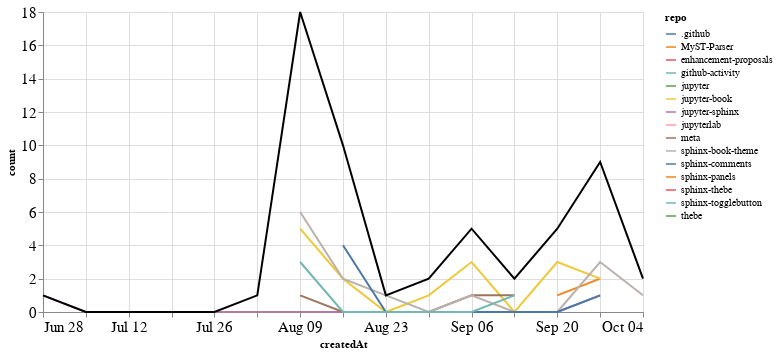

Notebook code cell kept with this figure:
### Markdown cell above
## PRs

### Code cell
prs_time = prs.groupby('repo').resample('W', on='createdAt').count()['author'].reset_index()
prs_time = prs_time.rename(columns={'author': 'count'})
prs_time_total = prs_time.groupby('createdAt').agg({"count": "sum"}).reset_index()

ch1 = alt.Chart(prs_time, width=600).mark_line().encode(
    x='createdAt',
    y='count',
    color='repo',
    tooltip="repo"
)

ch2 = alt.Chart(prs_time_total, width=600).mark_line(color="black").encode(
    x='createdAt',
    y='count',
)

ch1 + ch2

### Figure 1 — Vega-Lite specification as saved in the notebook (floating-point values rounded to 4 significant figures)
{"config": {"axisLeft": {"labelFontSize": 15}, "axisBottom": {"labelFontSize": 15}}, "layer": [{"data": {"name": "data-57e3ca50f293d3d767d31ce2e1f435aa"}, "mark": "line", "encoding": {"color": {"type": "nominal", "field": "repo"}, "tooltip": {"type": "nominal", "field": "repo"}, "x": {"type": "temporal", "field": "createdAt"}, "y": {"type": "quantitative", "field": "count"}}, "width": 600}, {"data": {"name": "data-703f4a7569eaa25eedef2bd6b381b674"}, "mark": {"type": "line", "color": "black"}, "encoding": {"x": {"type": "temporal", "field": "createdAt"}, "y": {"type": "quantitative", "field": "count"}}, "width": 600}], "$schema": "https://vega.github.io/schema/vega-lite/v4.8.1.json", "datasets": {"data-57e3ca50f293d3d767d31ce2e1f435aa": [{"repo": ".github", "createdAt": "2020-08-02T00:00:00", "count": 1}, {"repo": "MyST-Parser", "createdAt": "2020-09-20T00:00:00", "count": 1}, {"repo": "MyST-Parser", "createdAt": "2020-09-27T00:00:00", "count": 2}, {"repo": "enhancement-proposals", "createdAt": "2020-08-30T00:00:00", "count": 1}, {"repo": "github-activity", "createdAt": "2020-08-09T00:00:00", "count": 2}, {"repo": "jupyter", "createdAt": "2020-09-20T00:00:00", "count": 1}, {"repo": "jupyter-book", "createdAt": "2020-08-09T00:00:00", "count": 5}, {"repo": "jupyter-book", "createdAt": "2020-08-16T00:00:00", "count": 2}, {"repo": "jupyter-book", "createdAt": "2020-08-23T00:00:00", "count": 0}, {"repo": "jupyter-book", "createdAt": "2020-08-30T00:00:00", "count": 1}, {"repo": "jupyter-book", "createdAt": "2020-09-06T00:00:00", "count": 3}, {"repo": "jupyter-book", "createdAt": "2020-09-13T00:00:00", "count": 0}, {"repo": "jupyter-book", "createdAt": "2020-09-20T00:00:00", "count": 3}, {"repo": "jupyter-book", "createdAt": "2020-09-27T00:00:00", "count": 2}, {"repo": "jupyter-sphinx", "createdAt": "2020-06-28T00:00:00", "count": 1}, {"repo": "jupyter-sphinx", "createdAt": "2020-07-05T00:00:00", "count": 0}, {"repo": "jupyter-sphinx", "createdAt": "2020-07-12T00:00:00", "count": 0}, {"repo": "jupyter-sphinx", "createdAt": "2020-07-19T00:00:00", "count": 0}, {"repo": "jupyter-sphinx", "createdAt": "2020-07-26T00:00:00", "count": 0}, {"repo": "jupyter-sphinx", "createdAt": "2020-08-02T00:00:00", "count": 0}, {"repo": "jupyter-sphinx", "createdAt": "2020-08-09T00:00:00", "count": 0}, {"repo": "jupyter-sphinx", "createdAt": "2020-08-16T00:00:00", "count": 0}, {"repo": "jupyter-sphinx", "createdAt": "2020-08-23T00:00:00", "count": 0}, {"repo": "jupyter-sphinx", "createdAt": "2020-08-30T00:00:00", "count": 0}, {"repo": "jupyter-sphinx", "createdAt": "2020-09-06T00:00:00", "count": 0}, {"repo": "jupyter-sphinx", "createdAt": "2020-09-13T00:00:00", "count": 0}, {"repo": "jupyter-sphinx", "createdAt": "2020-09-20T00:00:00", "count": 0}, {"repo": "jupyter-sphinx", "createdAt": "2020-09-27T00:00:00", "count": 1}, {"repo": "jupyterlab", "createdAt": "2020-08-09T00:00:00", "count": 1}, {"repo": "meta", "createdAt": "2020-08-09T00:00:00", "count": 1}, {"repo": "meta", "createdAt": "2020-08-16T00:00:00", "count": 0}, {"repo": "meta", "createdAt": "2020-08-23T00:00:00", "count": 0}, {"repo": "meta", "createdAt": "2020-08-30T00:00:00", "count": 0}, {"repo": "meta", "createdAt": "2020-09-06T00:00:00", "count": 1}, {"repo": "meta", "createdAt": "2020-09-13T00:00:00", "count": 1}, {"repo": "sphinx-book-theme", "createdAt": "2020-08-09T00:00:00", "count": 6}, {"repo": "sphinx-book-theme", "createdAt": "2020-08-16T00:00:00", "count": 2}, {"repo": "sphinx-book-theme", "createdAt": "2020-08-23T00:00:00", "count": 1}, {"repo": "sphinx-book-theme", "createdAt": "2020-08-30T00:00:00", "count": 0}, {"repo": "sphinx-book-theme", "createdAt": "2020-09-06T00:00:00", "count": 1}, {"repo": "sphinx-book-theme", "createdAt": "2020-09-13T00:00:00", "count": 0}, {"repo": "sphinx-book-theme", "createdAt": "2020-09-20T00:00:00", "count": 0}, {"repo": "sphinx-book-theme", "createdAt": "2020-09-27T00:00:00", "count": 3}, {"repo": "sphinx-book-theme", "createdAt": "2020-10-04T00:00:00", "count": 1}, {"repo": "sphinx-comments", "createdAt": "2020-08-16T00:00:00", "count": 4}, {"repo": "sphinx-comments", "createdAt": "2020-08-23T00:00:00", "count": 0}, {"repo": "sphinx-comments", "createdAt": "2020-08-30T00:00:00", "count": 0}, {"repo": "sphinx-comments", "createdAt": "2020-09-06T00:00:00", "count": 0}, {"repo": "sphinx-comments", "createdAt": "2020-09-13T00:00:00", "count": 0}, {"repo": "sphinx-comments", "createdAt": "2020-09-20T00:00:00", "count": 0}, {"repo": "sphinx-comments", "createdAt": "2020-09-27T00:00:00", "count": 1}, {"repo": "sphinx-panels", "createdAt": "2020-10-04T00:00:00", "count": 1}, {"repo": "sphinx-thebe", "createdAt": "2020-08-16T00:00:00", "count": 1}, {"repo": "sphinx-togglebutton", "createdAt": "2020-08-09T00:00:00", "count": 3}, {"repo": "sphinx-togglebutton", "createdAt": "2020-08-16T00:00:00", "count": 0}, {"repo": "sphinx-togglebutton", "createdAt": "2020-08-23T00:00:00", "count": 0}, {"repo": "sphinx-togglebutton", "createdAt": "2020-08-30T00:00:00", "count": 0}, {"repo": "sphinx-togglebutton", "createdAt": "2020-09-06T00:00:00", "count": 0}, {"repo": "sphinx-togglebutton", "createdAt": "2020-09-13T00:00:00", "count": 1}, {"repo": "thebe", "createdAt": "2020-08-16T00:00:00", "count": 1}], "data-703f4a7569eaa25eedef2bd6b381b674": [{"createdAt": "2020-06-28T00:00:00", "count": 1}, {"createdAt": "2020-07-05T00:00:00", "count": 0}, {"createdAt": "2020-07-12T00:00:00", "count": 0}, {"createdAt": "2020-07-19T00:00:00", "count": 0}, {"createdAt": "2020-07-26T00:00:00", "count": 0}, {"createdAt": "2020-08-02T00:00:00", "count": 1}, {"createdAt": "2020-08-09T00:00:00", "count": 18}, {"createdAt": "2020-08-16T00:00:00", "count": 10}, {"createdAt": "2020-08-23T00:00:00", "count": 1}, {"createdAt": "2020-08-30T00:00:00", "count": 2}, {"createdAt": "2020-09-06T00:00:00", "count": 5}, {"createdAt": "2020-09-13T00:00:00", "count": 2}, {"createdAt": "2020-09-20T00:00:00", "count": 5}, {"createdAt": "2020-09-27T00:00:00", "count": 9}, {"createdAt": "2020-10-04T00:00:00", "count": 2}]}}
